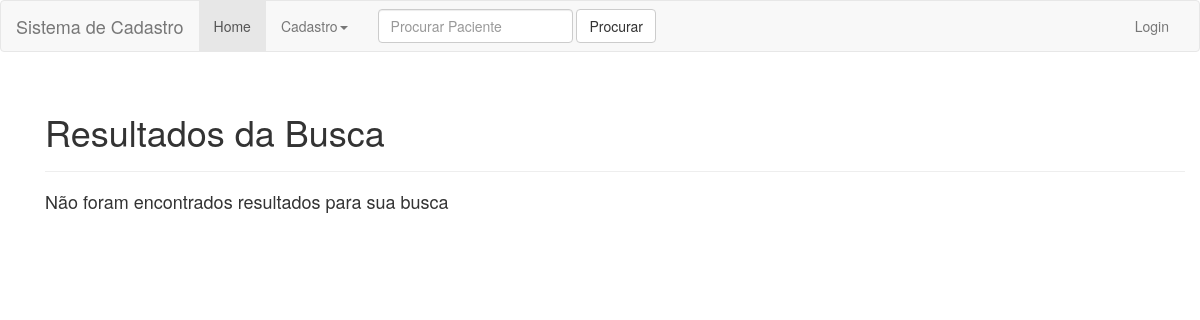
/php/busca.php, run on an earlier commit of the app's database.
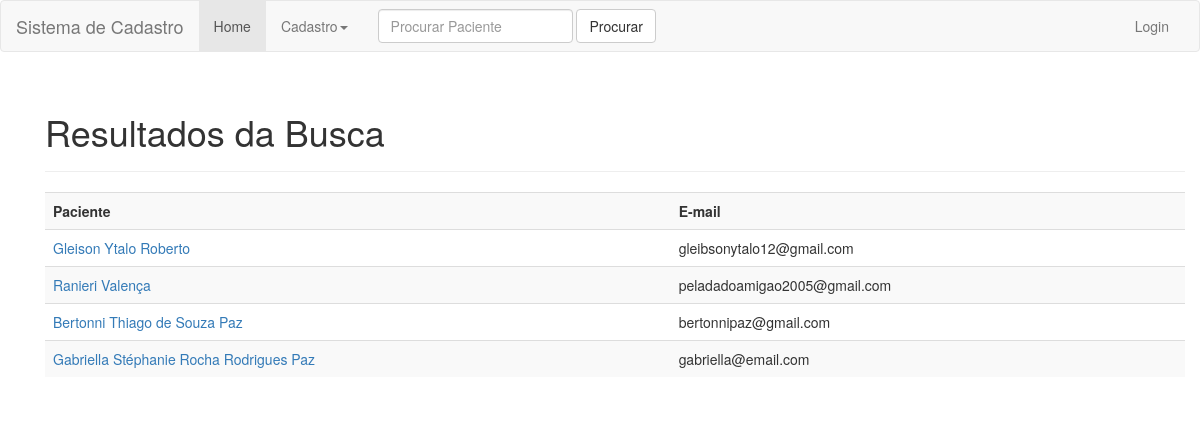
And on a later commit of the database.
### tables this page shows
CREATE TABLE `pacientes` (
  `pac_id` int(11) NOT NULL,
  `pac_nome` varchar(100) NOT NULL,
  `pac_endereco` varchar(200) NOT NULL,
  `pac_rg` int(11) NOT NULL,
  `pac_cpf` int(11) NOT NULL,
  `pac_email` varchar(50) NOT NULL,
  `pac_data_nasc` date NOT NULL,
  `pac_telefone_1` varchar(15) NOT NULL,
  `pac_telefone_2` varchar(15) DEFAULT NULL
);

### php/busca.php (the view, shortened to what this page needs)
<?php
include_once 'cabecalho.php';
if(isset($_POST['texto']) && $_POST['texto'] != "") {
	$text = $_POST['texto'];
	$text = strtolower($text);
	$sql = "SELECT * FROM pacientes WHERE lower(pac_nome) like '%$text%' ";
} else {
	$sql = "SELECT * FROM pacientes";
}
$result = mysqli_query($conn, $sql);
if($result) {
	$row = mysqli_num_rows($result);
	echo "<div class='container marketing'>
			<div class='container theme-showcase' role='main'>
				<div id='cadastro_pac' class='page-header'>
					<h1>Resultados da Busca</h1>
				</div>
			";
			if($row != 0) {
				echo "<table class='table table-striped'>
					<tr>
						<th class='prev_td'>Paciente</td>
						<th class='prev_td'>E-mail</td>
					</tr>";
				while($array = mysqli_fetch_array($result)) {
					echo "
					<tr>
						<td><a href='#'>" . $array['pac_nome'] . "</a></td>
						<td>" . $array['pac_email'] . "</td>
					</tr>
					";
				}
		} else {
			echo "<h4>Não foram encontrados resultados para sua busca</h4>";
		}
		echo "</table>
				</div>
			</div>";
}
include_once 'rodape.php';
?>

### php/cabecalho.php (shortened to what this page needs)
<!DOCTYPE html>
<html lang="pt-br">
<head>
    <link href="../css/bootstrap.min.css" rel="stylesheet">
    <link href="../css/signin.css" rel="stylesheet">
    <link href="../css/ie10-viewport-bug-workaround.css" rel="stylesheet">
</head>
<body>
	<nav class="navbar navbar-default">
  <div class="container-fluid">
    <div class="navbar-header">
      <a class="navbar-brand" href="#">Sistema de Cadastro</a>
    </div>
    <div class="collapse navbar-collapse" id="bs-example-navbar-collapse-1">
      <ul class="nav navbar-nav">
        <li class="active"><a href="#">Home <span class="sr-only">(current)</span></a></li>
        <li class="dropdown">
          <a href="#" class="dropdown-toggle" data-toggle="dropdown" role="button" aria-haspopup="true" aria-expanded="false">Cadastro<span class="caret"></span></a>
        </li>
      </ul>
      <form class="navbar-form navbar-left" action="busca.php" method="POST">
        <div class="form-group">
          <input type="text" class="form-control" name="texto" placeholder="Procurar Paciente">
        </div>
        <button type="submit" class="btn btn-default">Procurar</button>
      </form>
      <ul class="nav navbar-nav navbar-right">
        <li><a href="login.php">Login</a></li>
      </ul>
    </div>
  </div>
</nav>

### php/rodape.php (shortened to what this page needs)
</body>
</html>

What changed in the data, as far as the page shows it:
added pacientes: pac_nome "Gleison Ytalo Roberto", pac_email "gleibsonytalo12@gmail.com"
added pacientes: pac_nome "Ranieri Valença", pac_email "peladadoamigao2005@gmail.com"
added pacientes: pac_nome "Bertonni Thiago de Souza Paz", pac_email "bertonnipaz@gmail.com"
added pacientes: pac_nome "Gabriella Stéphanie Rocha Rodrigues Paz", pac_email "gabriella@email.com"
Also different on the page:
text no longer shown: "Não foram encontrados resultados para sua busca"
text now shown: "Paciente E-mail"
